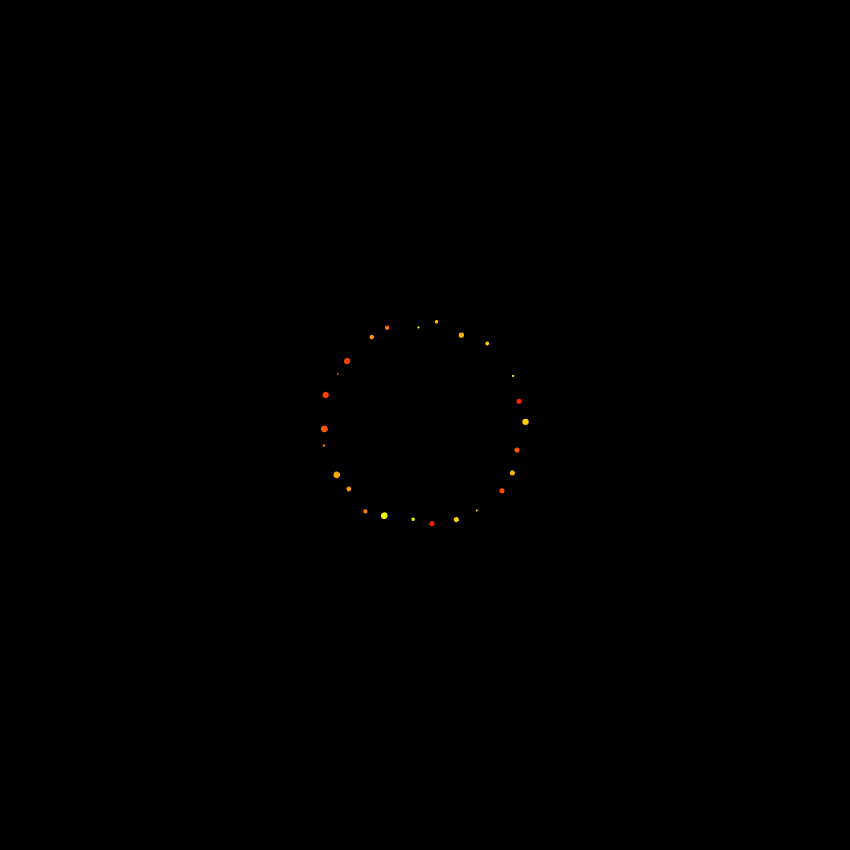
Frame 1 (no input)
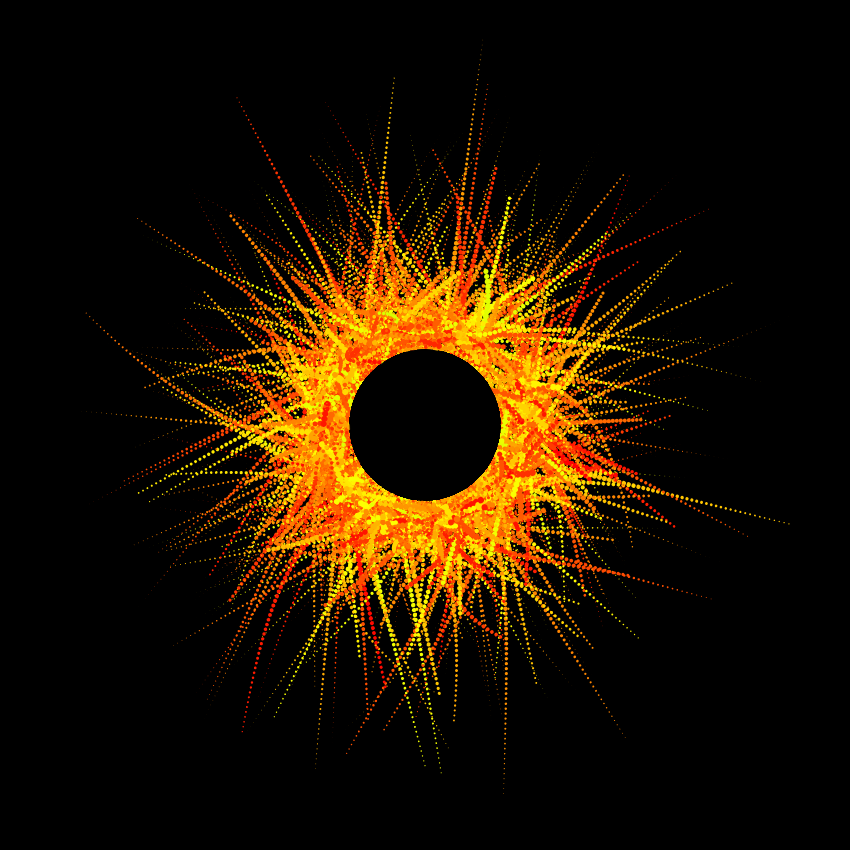
Frame 60 (no input)
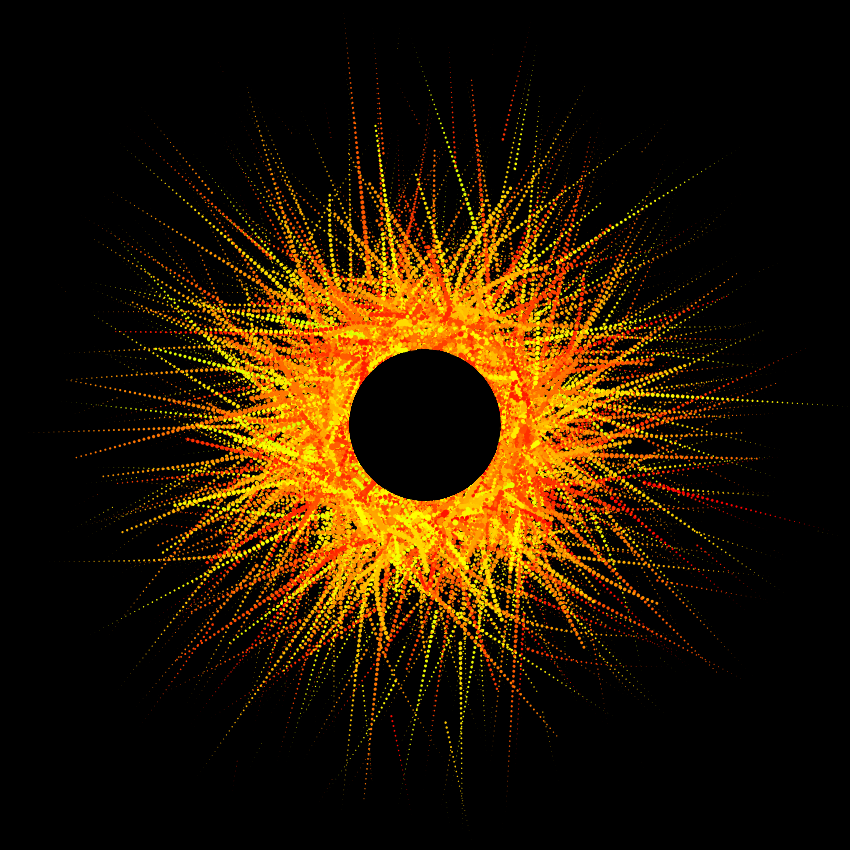
Frame 120 (the mouse pressed at the canvas centre since frame 60)

The p5.js sketch that drew these frames (run headless with seeded random() and noise() and a simulated clock; from frame 60 on, the mouse is pressed at the canvas centre):

// p5.js sketch
// ── sketch.js
let systems = [];
let randNum;
let radius;
function setup() {
    createCanvas(850, 850);
    colorMode(HSB);

    for (let theta = 0; theta <= 2 * PI; theta += PI / 12) {
        systems.push(new ParticleSystem(cos(theta) * 100, sin(theta) * 100, theta));
    }

    background(0, 0, 0);

}

function draw() {
    randNum = Math.floor(random(0, 500));
    if (randNum == 13) {
        background(0, 0, 0);
    }

    push();
    translate(width / 2, height / 2);
    for (let system of systems) {
        push();
        rotate(system.theta * sqrt(PI));
        system.update();
        pop();
    }

    radius = 150;
    fill(0, 0, 0);
    circle(0, 0, radius);

    // The block of commented out code adds alternating black and white circles in the center with decreasing radii.
    // I thought it looked cool but chose to stick with the single black circle but definitely look at this too they are fun looking!

    // for (let i = radius; i >= 0; i -= 15) {
    //     if(i % 2 === 0) {
    //         fill(0, 0, 0);
    //         circle(0, 0, i);
    //     } else {
    //         fill(0, 0, 100);
    //         circle(0, 0, i);
    //     }
    // }
    
    pop();

}
// ── particle.js
class Particle {
    constructor(x, y, hue, theta) {
        this.pos = createVector(x, y);
        this.vel = createVector(random(-5, 5), random(-5, 5));
        this.acc = createVector(0, 0);

        this.hue = (hue + random(60)) % 360;

        this.mass = random(2, 7);

        this.radius = this.mass;

        this.lifetime = random(50, 400);

        this.theta = theta;

        this.gravity = createVector(random(-3, 3) * this.theta, random(-3, 3) * this.theta)
    }


    addForce(force) {
        let forceWithMass = p5.Vector.div(force, this.mass);
        this.acc.add(forceWithMass);
    }

    update() {
        this.lifetime--;
        if (this.lifetime < 0) {
            this.destroy = true;
        }

        this.radius -= 0.1;
        if (this.radius <= 0) {
            this.destroy = true;
        }

        // FORCES
        this.addForce(this.gravity);

        // MOVEMENT
        this.vel.add(this.acc); // Apply acceleration (and thus the forces) to vel
        this.vel.limit(5); // This limits the magnitude of the velocity vector
        this.pos.add(this.vel); // Apply velocity to position

        // Reset the acceleration back to (0,0). This is important because
        // forces need to be continually applied in order to affect velocity.
        // In other words, if we didn't do this, forces would accumulate over
        // multiple calls to update(), which isn't what we want.
        this.acc.mult(0);
    }

    show() {
        push();

        noStroke();
        translate(this.pos.x, this.pos.y);
        fill(this.hue, 100, 100);
        circle(0, 0, this.radius);
        pop();
    }
}
// ── particleSystem.js
class ParticleSystem {
    constructor(x, y, theta) {
        this.pos = createVector(x, y);
        this.particles = [];
        this.radius = random(10, 25);

        this.theta = theta;
        this.hue = map(theta, 0, 2 * PI, 0, 10)
    }

    update() {
        this.hue = ((this.hue + this.theta) % 10);
        this.particles.push(new Particle(this.pos.x, this.pos.y, this.hue, this.theta));

        for (let particle of this.particles) {
            particle.update();
            particle.show();
        }

        for (let i = this.particles.length - 1; i >= 0; i--) {
            if (this.particles[i].destroy) {
                this.particles.splice(i, 1);
            }
        }
    }
}
